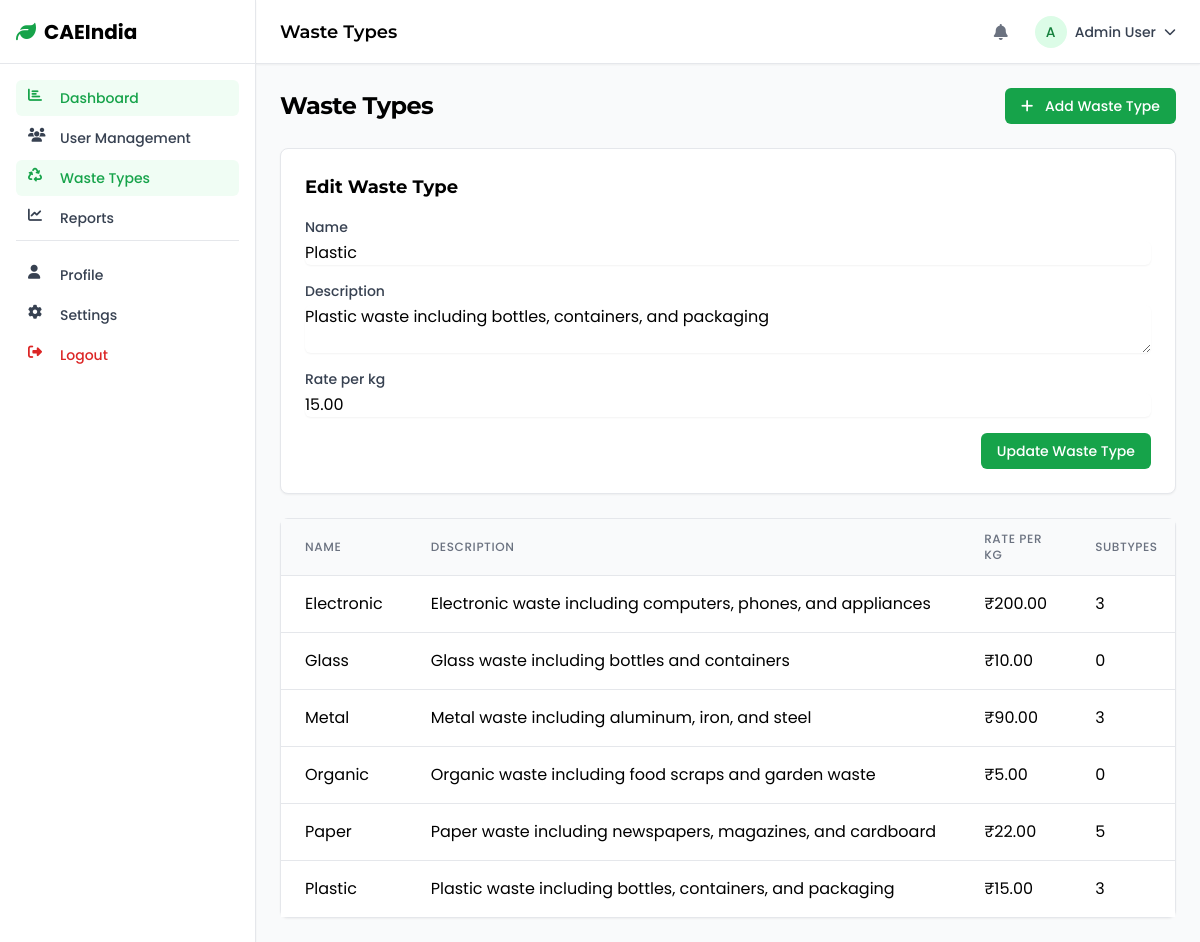
/dashboard/waste-types/index.php?edit=2 (signed in), run on the app's committed database.
### tables this page shows
CREATE TABLE users (
    id INT AUTO_INCREMENT PRIMARY KEY,
    name VARCHAR(100) NOT NULL,
    email VARCHAR(100) NOT NULL UNIQUE,
    password VARCHAR(255) NOT NULL,
    phone VARCHAR(20),
    address TEXT,
    city VARCHAR(50),
    state VARCHAR(50),
    pincode VARCHAR(10),
    role ENUM('household', 'collector', 'storage', 'buyer', 'admin', 'super_admin') NOT NULL,
    status ENUM('active', 'inactive', 'pending') DEFAULT 'pending',
    profile_image VARCHAR(255),
    total_points INT DEFAULT 0,
    reset_token VARCHAR(64),
    reset_token_expires DATETIME,
    created_at TIMESTAMP DEFAULT CURRENT_TIMESTAMP,
    updated_at TIMESTAMP DEFAULT CURRENT_TIMESTAMP ON UPDATE CURRENT_TIMESTAMP
);

CREATE TABLE waste_types (
    id INT AUTO_INCREMENT PRIMARY KEY,
    name VARCHAR(50) NOT NULL,
    description TEXT,
    rate_per_kg DECIMAL(10, 2) NOT NULL,
    created_at TIMESTAMP DEFAULT CURRENT_TIMESTAMP
);

### includes/functions.php (called while the page is built, shortened)
<?php
function getUserData($userId, $pdo) {
    $stmt = $pdo->prepare("SELECT * FROM users WHERE id = ?");
    $stmt->execute([$userId]);
    return $stmt->fetch();
}
?>

### dashboard/waste-types/index.php (the view, shortened to what this page needs)
<?php
$page_title = "Waste Types";
require_once '../../includes/db_connect.php';
require_once '../../includes/functions.php';
$waste_type_to_edit = null;
if (isset($_GET['edit'])) {
    $waste_type_id = $_GET['edit'];
    $stmt = $pdo->prepare("SELECT * FROM waste_types WHERE id = ?");
    $stmt->execute([$waste_type_id]);
    $waste_type_to_edit = $stmt->fetch();
}
$stmt = $pdo->query("
    SELECT
        wt.id,
        wt.name,
        wt.description,
        wt.rate_per_kg,
        COUNT(ws.id) as subtypes_count
    FROM waste_types wt
    LEFT JOIN waste_subtypes ws ON wt.id = ws.waste_type_id
    GROUP BY wt.id
    ORDER BY wt.name ASC
");
$waste_types = $stmt->fetchAll();
include_once '../../includes/dashboard_layout.php';
?>
<div class="space-y-6">
    <div class="flex items-center justify-between">
        <h1 class="text-2xl font-bold tracking-tight">Waste Types</h1>
        <button onclick="toggleForm('add')" class="rounded-md bg-primary-600 px-4 py-2 text-sm font-medium text-white hover:bg-primary-700 focus:outline-none focus:ring-2 focus:ring-primary-500 focus:ring-offset-2">
            <i class="fas fa-plus mr-2"></i> Add Waste Type
        </button>
    </div>
    <div id="waste-type-form" class="hidden rounded-lg border bg-white p-6 shadow-sm">
        <h2 class="text-lg font-bold"><?php echo $waste_type_to_edit ? 'Edit Waste Type' : 'Add Waste Type'; ?></h2>
        <form method="POST" action="">
            <div class="mt-4 space-y-4">
                <div>
                    <label for="name" class="block text-sm font-medium text-gray-700">Name</label>
                    <input type="text" name="name" id="name" class="mt-1 block w-full rounded-md border-gray-300 shadow-sm focus:border-primary-500 focus:ring-primary-500" value="<?php echo $waste_type_to_edit ? $waste_type_to_edit['name'] : ''; ?>" required>
                </div>
                <div>
                    <label for="description" class="block text-sm font-medium text-gray-700">Description</label>
                    <textarea name="description" id="description" class="mt-1 block w-full rounded-md border-gray-300 shadow-sm focus:border-primary-500 focus:ring-primary-500"><?php echo $waste_type_to_edit ? $waste_type_to_edit['description'] : ''; ?></textarea>
                </div>
                <div>
                    <label for="rate_per_kg" class="block text-sm font-medium text-gray-700">Rate per kg</label>
                    <input type="number" name="rate_per_kg" id="rate_per_kg" step="0.01" class="mt-1 block w-full rounded-md border-gray-300 shadow-sm focus:border-primary-500 focus:ring-primary-500" value="<?php echo $waste_type_to_edit ? $waste_type_to_edit['rate_per_kg'] : ''; ?>" required>
                </div>
                <div class="flex justify-end">
                    <button type="submit" name="<?php echo $waste_type_to_edit ? 'update_waste_type' : 'add_waste_type'; ?>" class="rounded-md bg-primary-600 px-4 py-2 text-sm font-medium text-white hover:bg-primary-700 focus:outline-none focus:ring-2 focus:ring-primary-500 focus:ring-offset-2">
                    </button>
                </div>
            </div>
        </form>
    </div>
    <div class="rounded-lg border bg-white shadow-sm">
        <div class="overflow-x-auto">
            <table class="min-w-full divide-y divide-gray-200">
                <thead class="bg-gray-50">
                    <tr>
                        <th scope="col" class="px-6 py-3 text-left text-xs font-medium text-gray-500 uppercase tracking-wider">Name</th>
                        <th scope="col" class="px-6 py-3 text-left text-xs font-medium text-gray-500 uppercase tracking-wider">Description</th>
                        <th scope="col" class="px-6 py-3 text-left text-xs font-medium text-gray-500 uppercase tracking-wider">Rate per kg</th>
                        <th scope="col" class="px-6 py-3 text-left text-xs font-medium text-gray-500 uppercase tracking-wider">Subtypes</th>
                    </tr>
                </thead>
                <tbody class="bg-white divide-y divide-gray-200">
                    <?php foreach ($waste_types as $waste_type): ?>
                    <tr>
                        <td class="px-6 py-4 whitespace-nowrap"><?php echo $waste_type['name']; ?></td>
                        <td class="px-6 py-4 whitespace-nowrap"><?php echo $waste_type['description']; ?></td>
                        <td class="px-6 py-4 whitespace-nowrap">₹<?php echo number_format($waste_type['rate_per_kg'], 2); ?></td>
                        <td class="px-6 py-4 whitespace-nowrap"><?php echo $waste_type['subtypes_count']; ?></td>
                    </tr>
                    <?php endforeach; ?>
                </tbody>
            </table>
        </div>
    </div>
</div>
<?php
include_once '../../includes/dashboard_footer.php';
?>

### includes/dashboard_layout.php (shortened to what this page needs)
<?php
require_once __DIR__ . '/db_connect.php';
require_once __DIR__ . '/functions.php';
$user_data = getUserData($_SESSION['user_id'], $pdo);
?>
<!DOCTYPE html>
<html lang="en">
<head>
    <script src="https://cdn.tailwindcss.com"></script>
    <link rel="stylesheet" href="https://cdnjs.cloudflare.com/ajax/libs/font-awesome/6.4.0/css/all.min.css">
</head>
<body class="bg-gray-50 min-h-screen">
    <?php include_once __DIR__ . '/sidebar.php'; ?>
    <div class="md:ml-64 min-h-screen">
        <header class="sticky top-0 z-30 flex h-16 items-center gap-4 border-b bg-white px-4 md:px-6 shadow-sm">
            <div class="flex flex-1 items-center justify-between">
                <div>
                    <h1 class="text-lg font-semibold"><?php echo isset($page_title) ? $page_title : 'Dashboard'; ?></h1>
                </div>
                <div class="flex items-center gap-4">
                    <div class="relative">
                        <button id="notifications-button" class="flex h-9 w-9 items-center justify-center rounded-full text-gray-500 hover:bg-gray-100 hover:text-gray-700">
                            <i class="fas fa-bell"></i>
                        </button>
                    </div>
                    <div class="relative">
                        <button id="user-menu-button" class="flex items-center gap-2 text-sm font-medium text-gray-700">
                            <div class="flex h-8 w-8 items-center justify-center rounded-full bg-primary-100 text-primary-700">
                                <?php echo strtoupper(substr($user_data['name'] ?? 'U', 0, 1)); ?>
                            </div>
                            <span class="hidden md:inline-block"><?php echo $user_data['name'] ?? 'User'; ?></span>
                            <i class="fas fa-chevron-down text-xs"></i>
                        </button>
                    </div>
                </div>
            </div>
        </header>
        <main class="p-4 md:p-6 animate-fade-in">

### includes/dashboard_layout.php (style rules this page uses)
body { font-family: 'Poppins', sans-serif; }
h1, h2, h3, h4, h5, h6 { font-family: 'Montserrat', sans-serif; }
.animate-fade-in { animation: fadeIn 0.5s ease-in-out; }

### data on the page
users: name "A", name "Admin User"
waste_types: name "Plastic", description "Plastic waste including bottles, containers, and packaging", rate_per_kg "15.00", subtypes_count "3"
waste_types: name "Electronic", description "Electronic waste including computers, phones, and appliances", rate_per_kg "200.00", subtypes_count "3"
waste_types: name "Glass", description "Glass waste including bottles and containers", rate_per_kg "10.00", subtypes_count "0"
waste_types: name "Metal", description "Metal waste including aluminum, iron, and steel", rate_per_kg "90.00", subtypes_count "3"
waste_types: name "Organic", description "Organic waste including food scraps and garden waste", rate_per_kg "5.00", subtypes_count "0"
waste_types: name "Paper", description "Paper waste including newspapers, magazines, and cardboard", rate_per_kg "22.00", subtypes_count "5"

### other printed values
$page_title "Waste Types"
